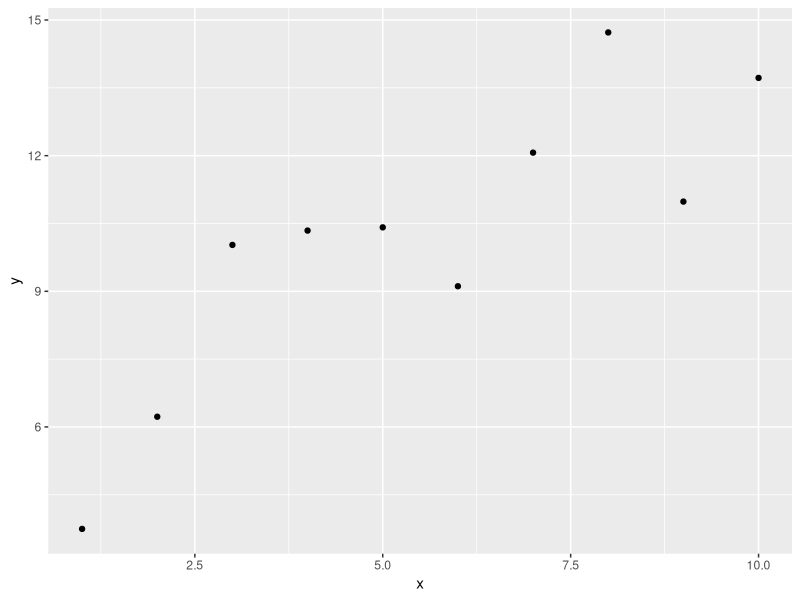
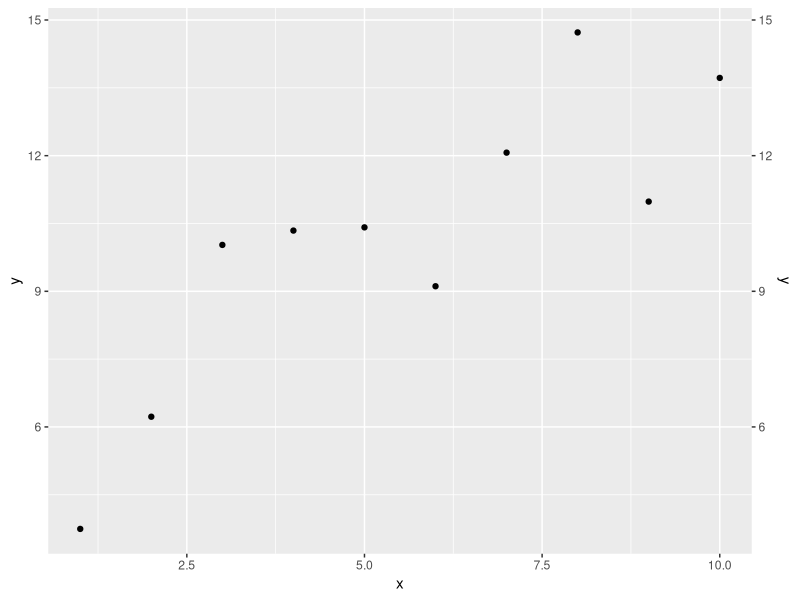
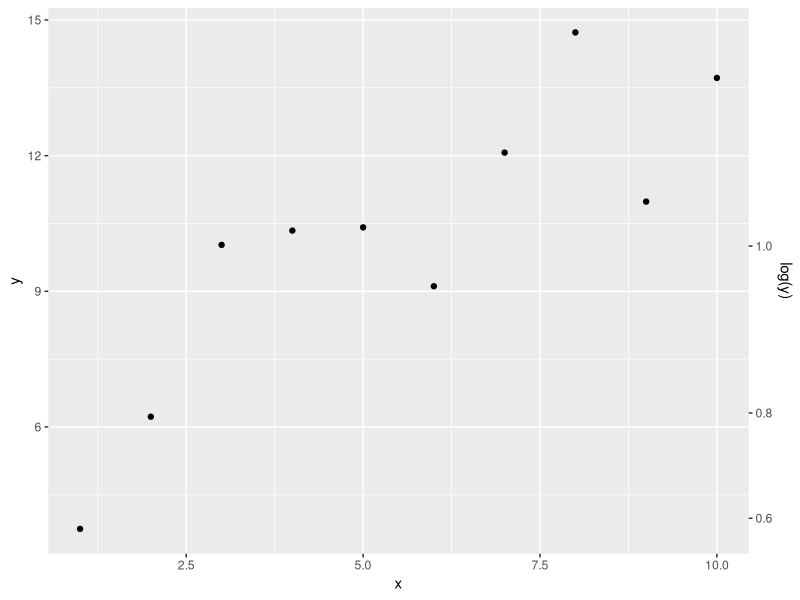
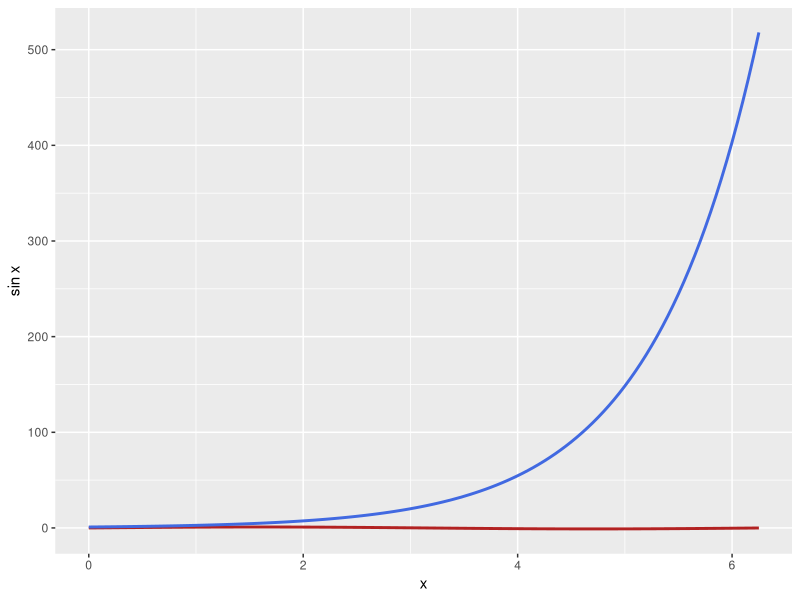
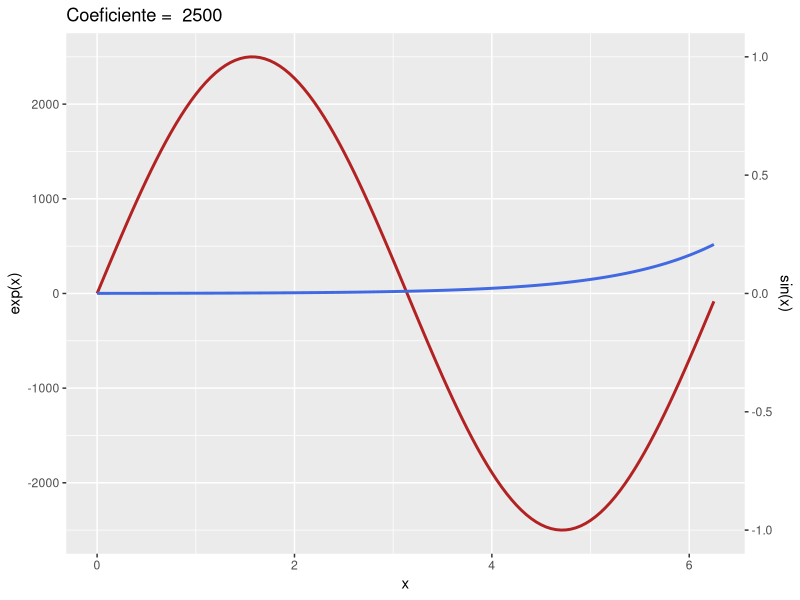
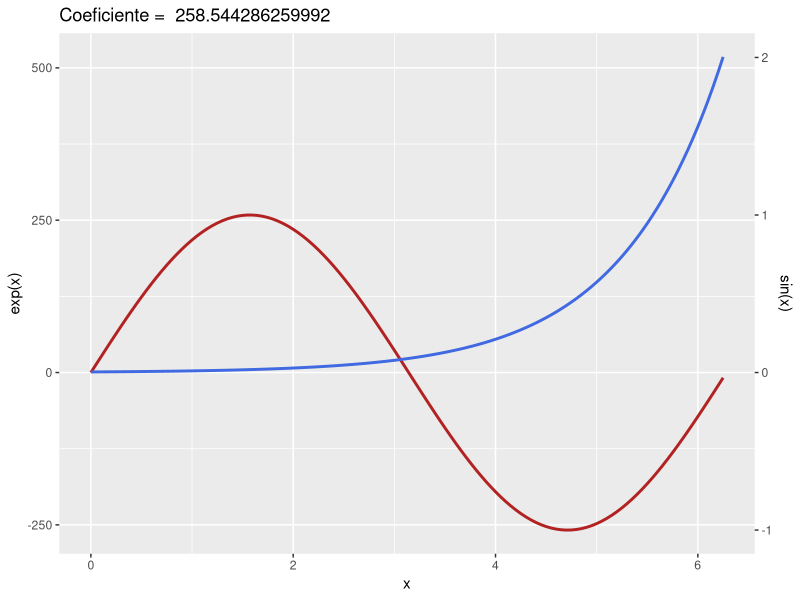
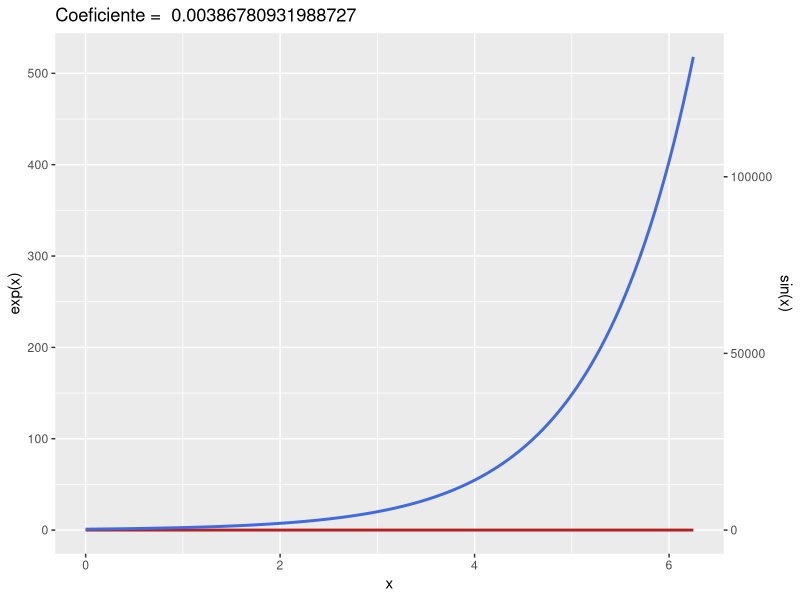
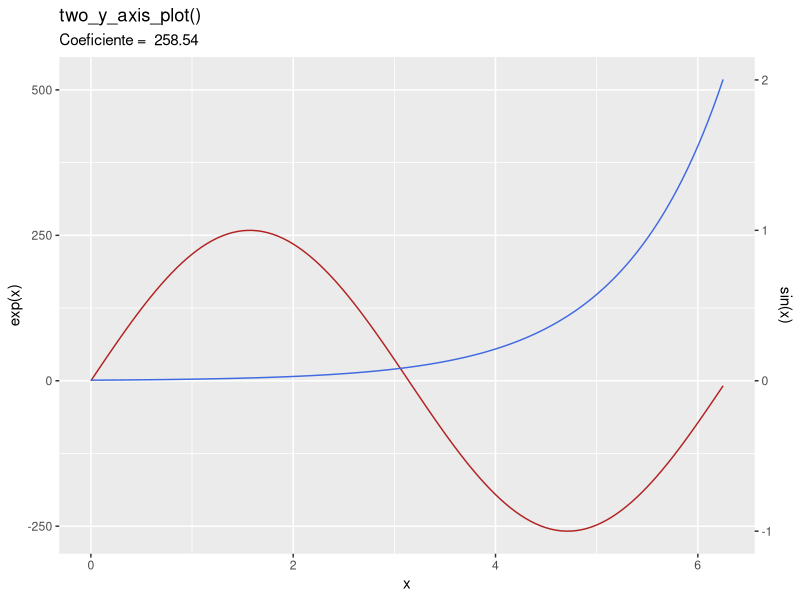

Here is the R script that generated these plots, in order:
## ---- chunk 1
#| fig-cap: Gráfico base criado com valores aleatórios.
#| fig-cap-location: margin

library(ggplot2)

dataframe <- data.frame(
  x = 1:10,
  y = 1:10 + rnorm(10, mean = 4, sd = 2)
)


p <- ggplot(data = dataframe) +
        aes(x = x, y = y) +
        geom_point()

p

## ---- chunk 2
#| label: fig-sec-axis
#| fig-subcap: 
#| - dup_axis()
#| - sec_axis(~ log10(y))
#| fig-cap: Adição de eixos y secundários no lado direito.

p + scale_y_continuous(sec.axis = dup_axis())
p + scale_y_continuous(sec.axis = sec_axis(~ log10(.), name="log(y)"))

## ---- chunk 3
#| fig-cap: Função seno vs função exponencial

x <- seq(from = 0, to = 2*pi , by = 0.05)

df <- data.frame(
  x = x,
  seno = sin(x),
  exponencial = exp(x)
)

p <- ggplot(df, aes(x = x)) +
        geom_line(aes(y = seno), color = "firebrick", linewidth = 1) +
        geom_line(aes(y = exponencial), color = "royalblue", linewidth = 1) +
        labs(y = "sin x")

p
## ---- chunk 4
#| echo: true
#| code-fold: false
#| fig-cap: Utilização de um coeficiente com valor constante para transformar os dados e a escala do eixo secundário.
#| label: fig-coeficiente

coeficiente <- 2500

ggplot(df, aes(x = x)) +
  geom_line(aes(y = seno * coeficiente), color = "firebrick", linewidth = 1) +
  geom_line(aes(y = exponencial), color = "royalblue", linewidth = 1) +
  scale_y_continuous(sec.axis = sec_axis(~ . / coeficiente, name="sin(x)")) +
  labs(y = "exp(x)",
       title = paste("Coeficiente = ", coeficiente))

## ---- chunk 5
#| code-fold: false

calcular_coeficiente <- function(dados, var_1, var_2){
    parametros <- dados |>
      dplyr::summarise(
        max_var_1 = max({{ var_1 }}),
        min_var_1 = min({{ var_1 }}),
        max_var_2 = max({{ var_2 }}),
        min_var_2 = min({{ var_2 }})
        )
    
    coeficiente <- (parametros$max_var_2 - parametros$min_var_2) /
                   (parametros$max_var_1 - parametros$min_var_1)
    return(coeficiente)
      }

coeficiente_calculado <- calcular_coeficiente(df, seno, exponencial)
## ---- chunk 6

ggplot(df, aes(x = x)) +
  geom_line(aes(y = seno * coeficiente_calculado), color = "firebrick", linewidth = 1) +
  geom_line(aes(y = exponencial), color = "royalblue", linewidth = 1) +
  scale_y_continuous(sec.axis = sec_axis(~ . / coeficiente_calculado, name="sin(x)")) +
  labs(y = "exp(x)", title = paste("Coeficiente = ", coeficiente_calculado))

## ---- chunk 7
# ordem das variáveis invertida
coef2 <- calcular_coeficiente(df, exponencial, seno)

ggplot(df, aes(x = x)) +
  geom_line(aes(y = seno * coef2), color = "firebrick", linewidth = 1) +
  geom_line(aes(y = exponencial), color = "royalblue", linewidth = 1) +
  scale_y_continuous(sec.axis = sec_axis(~ . / coef2, name="sin(x)")) +
  labs(y = "exp(x)", title = paste("Coeficiente = ", coef2))

## ---- chunk 8
#| code-fold: false

calcular_coeficiente_smart <- function(dados, var_1, var_2){
    
    parametros <- dados |>
      dplyr::summarise(
        max_var_1 = max( {{ var_1 }} ),
        min_var_1 = min( {{ var_1 }} ),
        max_var_2 = max( {{ var_2 }} ),
        min_var_2 = min( {{ var_2 }} )
        )

    coeficiente <- (parametros$max_var_2 - parametros$min_var_2) /
                   (parametros$max_var_1 - parametros$min_var_1)

    if(coeficiente < 1 & coeficiente > 0){
      coeficiente <- (1/coeficiente)
      }
    return(coeficiente)
  }

coeficientes <- list(

# seno depois exponencial
coeficiente_calculado_1 <- calcular_coeficiente_smart(df, seno, exponencial),

# exponencial depois seno
coeficiente_calculado_2 <- calcular_coeficiente_smart(df, exponencial, seno)
)

print(coeficientes)

## ---- chunk 9
#| code-fold: false

two_y_axis_plot <- function(df, x, var_1, var_2){

  parametros <- df |>
    dplyr::summarise(
      max_var_1 = max( {{ var_1 }} ),
      min_var_1 = min( {{ var_1 }} ),
      max_var_2 = max( {{ var_2 }} ),
      min_var_2 = min( {{ var_2 }} )
        )

    coeficiente <- (parametros$max_var_2 - parametros$min_var_2) /
                   (parametros$max_var_1 - parametros$min_var_1)

    if(coeficiente < 1 & coeficiente > 0){
      coeficiente <- (1/coeficiente)
      }

plot <- df |> 
    ggplot(aes({{ x }})) +
    geom_line(aes(y = {{ var_1 }} * coeficiente), color = "firebrick") +
    geom_line(aes(y = {{ var_2 }}), color = "royalblue") +
    scale_y_continuous(
      sec.axis = sec_axis(
        ~ . / coeficiente,
        name = "sin(x)"
        )
      ) +
    labs(
      y = "exp(x)",
      title = "two_y_axis_plot()",
      subtitle = paste("Coeficiente = ", round(coeficiente, 2)))

return(plot)
}
## ---- chunk 10
#| fig-cap: Executando a função criada acima com os argumentos necessários

two_y_axis_plot(df, x, seno, exponencial)
## ---- chunk 11
#| fig-cap: Adição do eixo x secundário e linhas de referência
#| label: final-customizations

two_y_axis_plot(df, x, seno, exponencial) + 
  scale_x_continuous(
    breaks = c(0:7),
    sec.axis = sec_axis(~  . / pi,
      name = "radian(x)",
      labels = scales::label_number(suffix = "\U03C0")
    )
  ) +
  geom_vline(xintercept = c(pi/2, pi), lty = "dotted") +
  geom_hline(yintercept = 0, lty = "dashed") + 
  theme_bw() +
  theme(panel.grid = element_blank())

